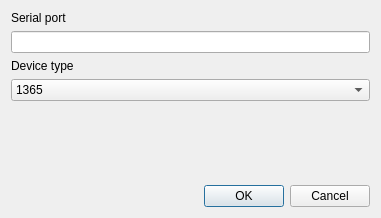
<?xml version="1.0" encoding="UTF-8"?>
<ui version="4.0">
 <class>Dialog</class>
 <widget class="QDialog" name="Dialog">
  <property name="geometry">
   <rect>
    <x>0</x>
    <y>0</y>
    <width>381</width>
    <height>218</height>
   </rect>
  </property>
  <property name="windowTitle">
   <string>Dialog</string>
  </property>
  <layout class="QVBoxLayout" name="verticalLayout">
   <item>
    <widget class="QLabel" name="label">
     <property name="text">
      <string>Serial port</string>
     </property>
    </widget>
   </item>
   <item>
    <widget class="QLineEdit" name="serialPort"/>
   </item>
   <item>
    <widget class="QLabel" name="label_2">
     <property name="text">
      <string>Device type</string>
     </property>
    </widget>
   </item>
   <item>
    <widget class="QComboBox" name="deviceType">
     <item>
      <property name="text">
       <string>1365</string>
      </property>
     </item>
     <item>
      <property name="text">
       <string>1316</string>
      </property>
     </item>
    </widget>
   </item>
   <item>
    <spacer name="verticalSpacer">
     <property name="orientation">
      <enum>Qt::Vertical</enum>
     </property>
     <property name="sizeHint" stdset="0">
      <size>
       <width>20</width>
       <height>40</height>
      </size>
     </property>
    </spacer>
   </item>
   <item>
    <widget class="QDialogButtonBox" name="buttonBox">
     <property name="orientation">
      <enum>Qt::Horizontal</enum>
     </property>
     <property name="standardButtons">
      <set>QDialogButtonBox::Cancel|QDialogButtonBox::Ok</set>
     </property>
    </widget>
   </item>
  </layout>
 </widget>
 <resources/>
 <connections>
  <connection>
   <sender>buttonBox</sender>
   <signal>accepted()</signal>
   <receiver>Dialog</receiver>
   <slot>accept()</slot>
   <hints>
    <hint type="sourcelabel">
     <x>248</x>
     <y>254</y>
    </hint>
    <hint type="destinationlabel">
     <x>157</x>
     <y>274</y>
    </hint>
   </hints>
  </connection>
  <connection>
   <sender>buttonBox</sender>
   <signal>rejected()</signal>
   <receiver>Dialog</receiver>
   <slot>reject()</slot>
   <hints>
    <hint type="sourcelabel">
     <x>316</x>
     <y>260</y>
    </hint>
    <hint type="destinationlabel">
     <x>286</x>
     <y>274</y>
    </hint>
   </hints>
  </connection>
 </connections>
</ui>
